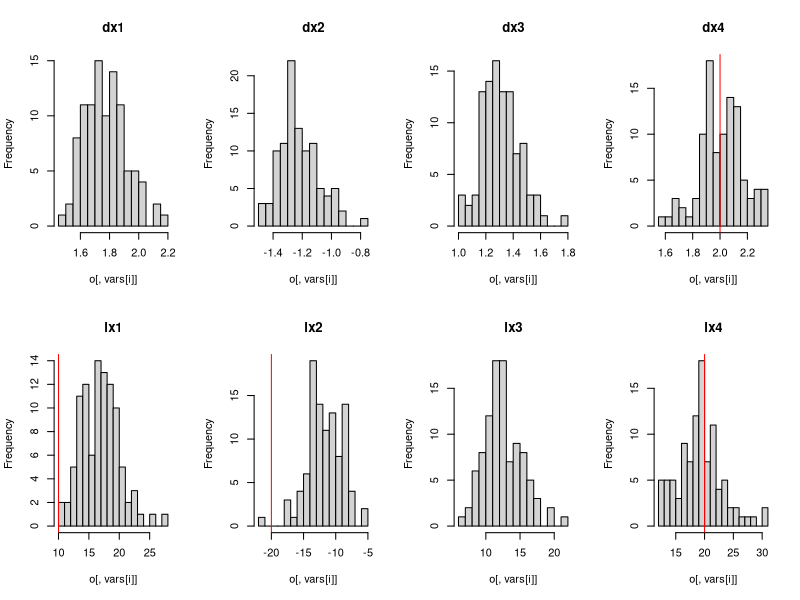
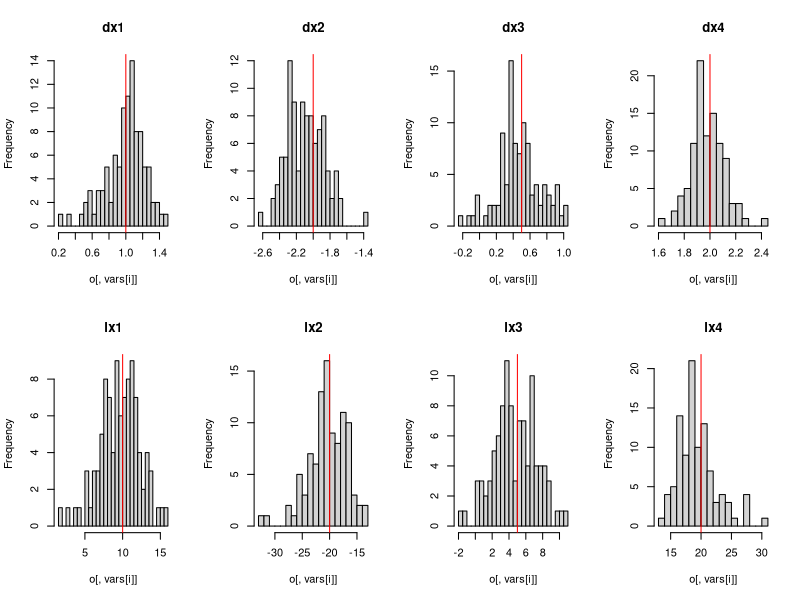

Here is the R script that generated these plots, in order:
## ---- chunk 1

# Load required packages
library(data.table)
library(MASS)

# Initialize random number
set.seed(1234)

sim_data <- function(rho=.5, sig=.5) {
  N = 120 # sample size
  
  #
  data = data.table(date=1:N)
  data[, quarter:=floor(((date-1)%%12)/3)+1]
  for (i in 1:3) data[,paste0('quarter',i):=ifelse(quarter==i, 1, 0)]
  
  
  data[, trend:=log(1:.N+1)]
  y_0 = 12
  k = 4
  x = matrix(runif(k*N),ncol=k)
  colnames(x) <- paste0('x', 1:k)
  
  data <- cbind(data,x)
  data[, intercept:=1]
  
  beta = c(
    'intercept' = 0,
    'quarter1' = 1,
    'quarter2' = -1,
    'quarter3' = -.5,
    'trend' = .1,
    'x1' = 1,
    'x2' = -2,
    'x3' = .5,
    'x4' = 2,
    'ly' = .9
  )
  
 # rho = .5
  
  # Correlation matrix
  R = matrix(c(1, rho, rho, rho,
               rho, 1, 0, 0,
               rho, 0, 1, 0,
               rho, 0, 0, 1), ncol = 4)
  # Standard deviations
  
  S <- c(sqrt(sig), sqrt(sig), sqrt(sig), sqrt(sig))
  
  cor2cov <- function(R, S) {
    sweep(sweep(R, 1, S, "*"), 2, S, "*")
  }
  
  Sigma = cor2cov(R, S)
  
  # Draws from the Var-Covar Matrix
  
  error = mvrnorm(n = N,
                  mu = c(0, 0, 0, 0),
                  Sigma = Sigma)
  
  # x1 endog
  F_x=pnorm(error[,2])
  pi_vals=c(-2,2)
  x=qgamma(F_x,.5)
  data[, x1:=x]
  
  # x2 endog
  F_x=pnorm(error[,3])
  pi_vals=c(-2,2)
  x=qgamma(F_x,.5)
  data[, x2:=x]
  # x3 endog
  F_x=pnorm(error[,4])
  pi_vals=c(-2,2)
  x=qgamma(F_x,.5)
  data[, x3:=x]
  
  	  
  data[, ly:=as.numeric(NA)]
  data[1, ly:=0]
  data[, y:=as.numeric(NA)]  
  
  #shapiro.test(data$x1)
 
  data=data.frame(data)
  
  # simulate data 
  for (i in 1:N) {
    ysim <- as.matrix(data[i, names(beta)]) %*% beta + error[i, 1]
    
    data[i, 'y'] <-  ysim
    if (i < N)
      data[i + 1, 'ly'] <- ysim
    
 }
  data=data.table(data)
  
  make_copula <- function(x, increment = .001) {
    if (length(unique(x)) == 1)
      return(as.numeric(rep(NA, length(x))))
    return(ifelse(ecdf(x)(x) == 1, qnorm(1 - increment), qnorm(ecdf(x)(x))))
  }
  
  data[, dy := y - c(NA, y[-.N])]
  
  for (v in grep('x[0-9]', colnames(data), value = T)) {
    data[, paste0(v, '_star') := make_copula(get(v))]
    data[, paste0('l', v) := c(NA, get(v)[-.N])]
    data[, paste0('l', v, '_star') := make_copula(get(paste0('l', v)))]
    data[, paste0('d', v) := get(v) - c(NA, get(v)[-.N])]
  }
  
  return(data)
}

## ---- chunk 2
reps = 100
set.seed(1234)
data <- lapply(1:reps, function(...) sim_data(rho=.5))

out1 = lapply(data, function(dt)
  lm(
    dy ~ 1 + dx1 + dx2 + dx3 + dx4 + trend + ly + quarter1 + quarter2 + quarter3 +
      lx1 + lx2 + lx3 + lx4,
    data = dt
  )$coefficients)

out2 = lapply(data, function(dt)
  lm(
    dy ~ 1 + dx1 + dx2 + dx3 + dx4 + trend + ly + quarter1 + quarter2 + quarter3 +
      lx1 + lx2 + lx3 + lx4 + x1_star + x2_star + x3_star,
    data = dt
  )$coefficients)

# summarize coefficients
for (out in list(out1, out2)) {
  
o = do.call('rbind', out)
res=colMeans(o)

for (i in 1:4) o[,paste0('lx', i)]<- (-o[,paste0('lx', i)])/o[,'ly']
true = c(dx1=1, dx2=-2, dx3=.5, dx4=2, lx1=1/.1, lx2=-2/.1, lx3=.5/.1, lx4=2/.1)

par(mfrow=c(2,4))

vars=grep('^dx[0-9]$|lx[0-9]$', colnames(o), value=T)

for (i in seq(along=vars)) {
  hist(o[,vars[i]], breaks=20, main = vars[i])
  abline(v=true[i], col='red')
}

}
